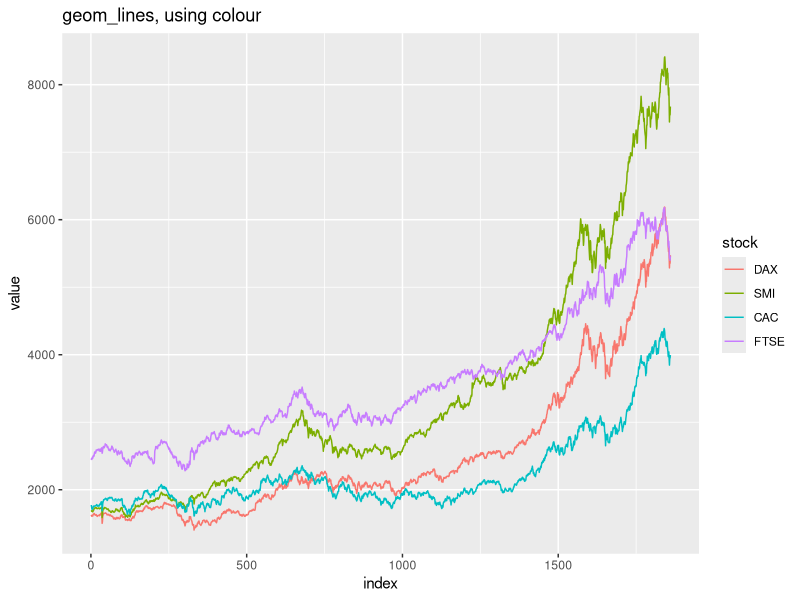
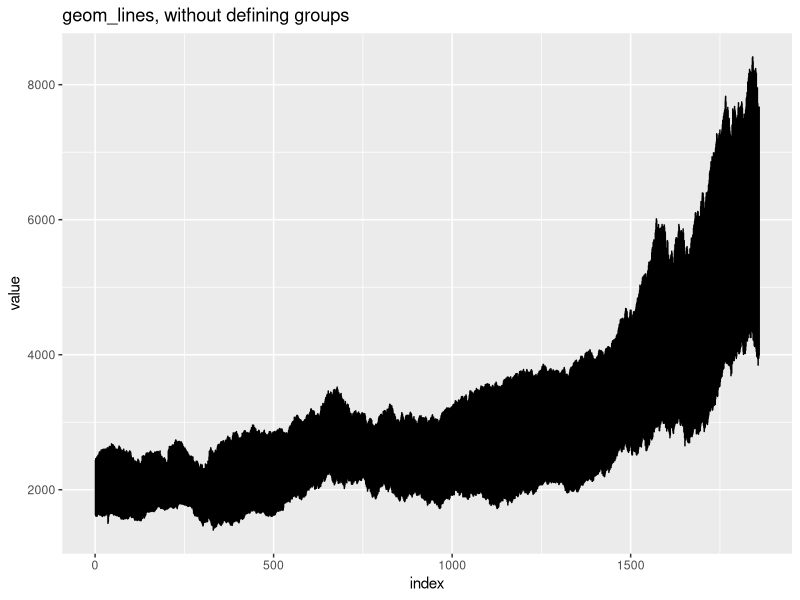
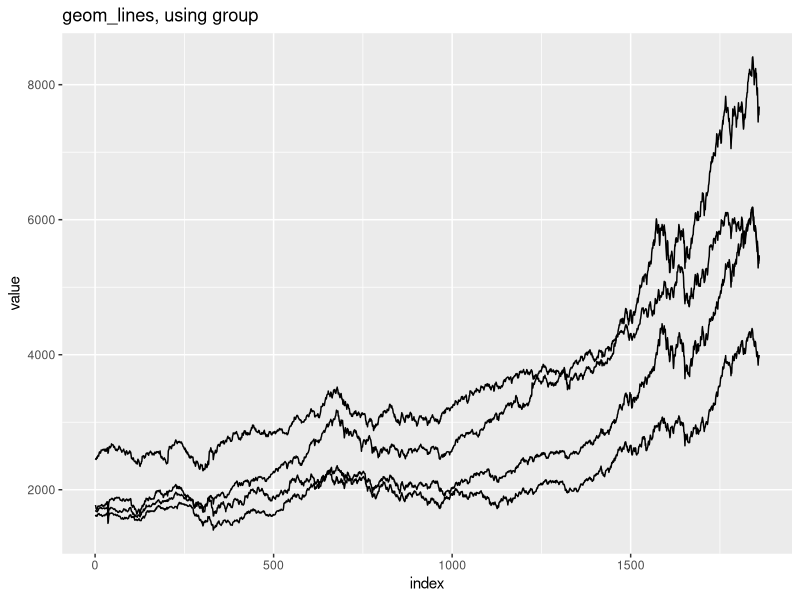

Write the R code that produced these figures, in order.
# Activity 02_01: drawing lines

library(ggplot2)
library(reshape2) # for melt()

# creating a dataset
X <- as.data.frame(EuStockMarkets)
X$index <- 1:nrow(X)
X <- melt(X, id.vars = "index", variable.name="stock")

# shuffle the rows
X <- X[sample(nrow(X)),]

head(X)

# plotting with colour
ggplot(X) + 
  geom_line( aes( x = index, y = value, color = stock)) +
  ggtitle("geom_lines, using colour")

# plotting without grouping
ggplot(X) + 
  geom_line( aes( x = index, y = value)) +
  ggtitle("geom_lines, without defining groups")

# plotting with grouping
ggplot(X) + 
  geom_line( aes( x = index, y = value, group = stock)) +
  ggtitle("geom_lines, using group ")

# For more information:
# http://docs.ggplot2.org/current/geom_line.html
